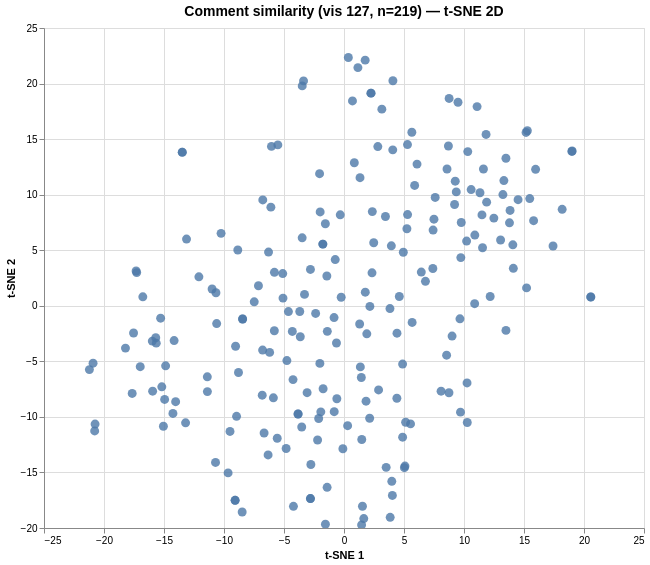

Here is the Vega-Lite specification saved for this chart:
### Vega specification from a JSON file in a GitHub repository (floating-point values rounded to 4 significant figures; data arrays with more than 128 entries replaced by an {"elided": "..."} marker saying what was removed)
{"$schema": "https://vega.github.io/schema/vega/v6.json", "data": [{"name": "param_1e9efca18e7a2868_store"}, {"name": "source_0", "values": {"elided": "219 records"}}, {"name": "source_0_x_domain_dim_1", "values": [{"min": -21.22, "max": 20.57}]}, {"name": "source_0_y_domain_dim_2", "values": [{"min": -19.73, "max": 22.35}]}], "signals": [{"name": "unit", "value": {}, "on": [{"events": "pointermove", "update": "isTuple(group()) ? group() : unit"}]}, {"name": "param_1e9efca18e7a2868", "update": "vlSelectionResolve(\"param_1e9efca18e7a2868_store\", \"union\")"}, {"name": "param_1e9efca18e7a2868_dim_1", "on": [{"events": [{"source": "view", "type": "dblclick"}], "update": "null"}, {"events": {"signal": "param_1e9efca18e7a2868_translate_delta"}, "update": "panLinear(param_1e9efca18e7a2868_translate_anchor.extent_x, -param_1e9efca18e7a2868_translate_delta.x / width)"}, {"events": {"signal": "param_1e9efca18e7a2868_zoom_delta"}, "update": "zoomLinear(domain(\"x\"), param_1e9efca18e7a2868_zoom_anchor.x, param_1e9efca18e7a2868_zoom_delta)"}]}, {"name": "param_1e9efca18e7a2868_dim_2", "on": [{"events": [{"source": "view", "type": "dblclick"}], "update": "null"}, {"events": {"signal": "param_1e9efca18e7a2868_translate_delta"}, "update": "panLinear(param_1e9efca18e7a2868_translate_anchor.extent_y, param_1e9efca18e7a2868_translate_delta.y / height)"}, {"events": {"signal": "param_1e9efca18e7a2868_zoom_delta"}, "update": "zoomLinear(domain(\"y\"), param_1e9efca18e7a2868_zoom_anchor.y, param_1e9efca18e7a2868_zoom_delta)"}]}, {"name": "param_1e9efca18e7a2868_tuple", "on": [{"events": [{"signal": "param_1e9efca18e7a2868_dim_1 || param_1e9efca18e7a2868_dim_2"}], "update": "param_1e9efca18e7a2868_dim_1 && param_1e9efca18e7a2868_dim_2 ? {unit: \"\", fields: param_1e9efca18e7a2868_tuple_fields, values: [param_1e9efca18e7a2868_dim_1,param_1e9efca18e7a2868_dim_2]} : null"}]}, {"name": "param_1e9efca18e7a2868_tuple_fields", "value": [{"field": "dim_1", "channel": "x", "type": "R"}, {"field": "dim_2", "channel": "y", "type": "R"}]}, {"name": "param_1e9efca18e7a2868_translate_anchor", "value": {}, "on": [{"events": [{"source": "scope", "type": "pointerdown"}], "update": "{x: x(unit), y: y(unit), extent_x: domain(\"x\"), extent_y: domain(\"y\")}"}]}, {"name": "param_1e9efca18e7a2868_translate_delta", "value": {}, "on": [{"events": [{"source": "window", "between": [{"source": "scope", "type": "pointerdown"}, {"source": "window", "type": "pointerup"}], "consume": true, "type": "pointermove"}], "update": "{x: param_1e9efca18e7a2868_translate_anchor.x - x(unit), y: param_1e9efca18e7a2868_translate_anchor.y - y(unit)}"}]}, {"name": "param_1e9efca18e7a2868_zoom_anchor", "on": [{"events": [{"source": "scope", "type": "wheel", "consume": true}], "update": "{x: invert(\"x\", x(unit)), y: invert(\"y\", y(unit))}"}]}, {"name": "param_1e9efca18e7a2868_zoom_delta", "on": [{"events": [{"source": "scope", "consume": true, "type": "wheel"}], "update": "pow(1.001, event.deltaY * pow(16, event.deltaMode))", "force": true}]}, {"name": "param_1e9efca18e7a2868_modify", "on": [{"events": {"signal": "param_1e9efca18e7a2868_tuple"}, "update": "modify(\"param_1e9efca18e7a2868_store\", param_1e9efca18e7a2868_tuple, true)"}]}], "marks": [{"type": "symbol", "name": "marks", "from": {"data": "source_0"}, "encode": {"update": {"tooltip": {"signal": "{\"Comment #\": format(datum[\"index\"], \"\"), \"Comment\": isValid(datum[\"comment\"]) ? datum[\"comment\"] : \"\"+datum[\"comment\"]}"}, "opacity": {"value": 0.8}, "x": {"field": "dim_1", "scale": "x"}, "shape": {"value": "circle"}, "fill": {"value": "#4c78a8"}, "size": {"value": 80}, "y": {"field": "dim_2", "scale": "y"}}}, "style": ["circle"], "interactive": true, "clip": true}], "scales": [{"name": "x", "type": "linear", "domain": [{"signal": "(data(\"source_0_x_domain_dim_1\")[0] || {}).min"}, {"signal": "(data(\"source_0_x_domain_dim_1\")[0] || {}).max"}], "range": [0, {"signal": "width"}], "domainRaw": {"signal": "param_1e9efca18e7a2868[\"dim_1\"]"}, "nice": true, "zero": true}, {"name": "y", "type": "linear", "domain": [{"signal": "(data(\"source_0_y_domain_dim_2\")[0] || {}).min"}, {"signal": "(data(\"source_0_y_domain_dim_2\")[0] || {}).max"}], "range": [{"signal": "height"}, 0], "zero": true, "domainRaw": {"signal": "param_1e9efca18e7a2868[\"dim_2\"]"}, "nice": true}], "axes": [{"scale": "x", "domain": false, "grid": true, "tickCount": {"signal": "ceil(width/40)"}, "aria": false, "maxExtent": 0, "orient": "bottom", "gridScale": "y", "ticks": false, "minExtent": 0, "zindex": 0, "labels": false}, {"scale": "y", "orient": "left", "ticks": false, "domain": false, "aria": false, "grid": true, "tickCount": {"signal": "ceil(height/40)"}, "gridScale": "x", "minExtent": 0, "labels": false, "maxExtent": 0, "zindex": 0}, {"scale": "x", "labelFlush": true, "title": "t-SNE 1", "labelOverlap": true, "grid": false, "tickCount": {"signal": "ceil(width/40)"}, "orient": "bottom", "zindex": 0}, {"scale": "y", "grid": false, "labelOverlap": true, "zindex": 0, "orient": "left", "title": "t-SNE 2", "tickCount": {"signal": "ceil(height/40)"}}], "title": {"text": "Comment similarity (vis 127, n=219) — t-SNE 2D", "fontSize": 14, "frame": "group"}, "width": 600, "background": "white", "height": 500, "padding": 5, "style": "cell"}
